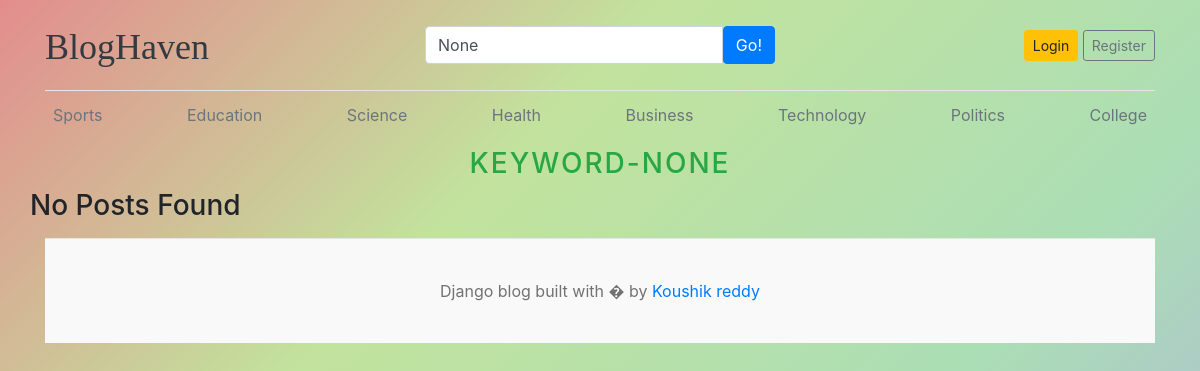
The app's page /blogs/search/ with its own data.
### blog/models.py (models this page shows, shortened)
class Category(models.Model):
    category_name=models.CharField(max_length=50,unique=True)
    created_at=models.DateTimeField(auto_now_add=True)
    updated_at=models.DateTimeField(auto_now=True)
    class Meta:
        verbose_name_plural='Categories'

### blog/views.py (the view)
# urls.py: path('blogs/search/',BlogsView.search,name='search'),
def search(request):
    keyword = request.GET.get('keyword')
    blogs = Blog.objects.none()
    if keyword:
        blogs = Blog.objects.filter(
            Q(title__icontains=keyword) | Q(blog_body__icontains=keyword),
            status='Published'
        ).order_by('-created_at')
    paginator = Paginator(blogs, 10)  # 10 results per page
    page = request.GET.get('page')
    blogs = paginator.get_page(page)
    context = {
        'blogs': blogs,
        'keyword': keyword
    }
    return render(request, 'search.html', context)

### blog/context_processors.py (called while the page is built)
def get_categories(request):
    categories=Category.objects.all()
    return dict(categories=categories)

def get_social_links(request):
    social_links=SocialLink.objects.all()
    return dict(social_links=social_links)

### templates/search.html
{% extends "base.html" %}
{% block content %}
<h3 class="text-uppercase text-success text-center" style="letter-spacing:2px;">Keyword-{{keyword}}</h3>
<div class="row mb-2">
    {% if blogs %}
    {% for post in blogs %}
    <div class="col-md-6">
      <div class="card border-0" >
        <div class="card-body">
          <a href="{% url 'blogs' post.slug %}" class="text-danger"><h3>{{post.title}}</h3></a>
          <small class="mb-1 text-muted">{{post.created_at | timesince}}<br>{{post.author}}</small>
          <figure class="mb-4"><img class="img-fluid rounded" src="{{post.featured_image.url}}" alt="..." /></figure>
          <p class="card-text">{{post.short_description}}</p>
        </div>
      </div>
    </div>
    {% endfor %}
    {% else %}
    <p><h3>No Posts Found</h3></p>
    {% endif %}
</div>
{% endblock  %}

### templates/base.html (shortened to what this page needs)
{% load static %}
<!DOCTYPE html>
<html lang="en">
<head>
    <link rel="stylesheet" href="{% static '/css/blog.css' %}">
    <link href="https://getbootstrap.com/docs/4.0/dist/css/bootstrap.min.css" rel="stylesheet">
    <link rel="stylesheet" href="https://cdnjs.cloudflare.com/ajax/libs/font-awesome/4.7.0/css/font-awesome.min.css">
  </head>
<body style="">
    <div class="container">
      <header class="blog-header py-3">
        <div class="row flex-nowrap justify-content-between align-items-center">
          <div class="col-4 pt-1">
            <a class="blog-header-logo text-dark" href="/">BlogHaven</a>
          </div>
          <div class="col-4">
            <form action="{% url "search" %}" method="get">
              <div class="input-group">
                <input class="form-control" type="text" value="{{keyword}}" name="keyword" placeholder="Enter search term..." aria-label="Enter search term..." aria-describedby="button-search" />
                <button type="submit" class="btn btn-primary" id="button-search" type="button">Go!</button>
              </div>
            </form>
          </div>
          {% if not user.is_authenticated %}
          <div class="col-4 d-flex justify-content-end align-items-center">
            <a class="btn btn-sm btn-warning" href="{% url "login" %}">Login</a> &nbsp;
            <a class="btn btn-sm btn-outline-secondary" href="{% url 'register' %}">Register</a>
          </div>
          {% else %}
          <span><a class="btn btn-success" href="{% url "dashboard" %}">Dashboard</a></span>
          &emsp;
          <span><a href="{% url "logout" %}" class="btn btn-danger">Logout</a></span>
          {% endif %}
        </div>
      </header>
      <div class="nav-scroller py-1 mb-2">
        <nav class="nav d-flex justify-content-between">
          {% for cat in categories %}
            <a class="p-2 text-muted" href="{% url 'posts_by_category' cat.id %}">{{cat.category_name}}</a>
          {% endfor %}
        </nav>
      </div>
{% block content %}
{% endblock  %}
<footer class="blog-footer">
  <p>Django blog built with � by <a href="#">Koushik reddy</a></p>
</footer>
</body>
</html>

### project1/static/css/blog.css (style rules this page uses)
.blog-header { border-bottom: 1px solid #e5e5e5; }
.blog-header-logo { font-family: "Playfair Display", Georgia, "Times New Roman", serif; font-size: 2.25rem; }
h1, h2, h3, h4, h5, h6 { font-family: "Playfair Display", Georgia, "Times New Roman", serif; }
.blog-footer { padding: 2.5rem 0; color: #727272; text-align: center; background-color: #f9f9f9; border-top: .05rem solid #e5e5e5; }
.blog-footer p:last-child { margin-bottom: 0; }
body { margin: 0; min-height: 100vh; background: linear-gradient(-45deg, #aface1ff, #abdeb5, #c2e39d, #e38d8d) !important; background-size: 400% 400%; animation: gradientBG 15s ease infinite; }

### records on screen
Category: category_name "Sports"
Category: category_name "Education"
Category: category_name "Science"
Category: category_name "Health"
Category: category_name "Business"
Category: category_name "Technology"
Category: category_name "Politics"
Category: category_name "College"

### other values on screen
{{ keyword }} "NONE"
